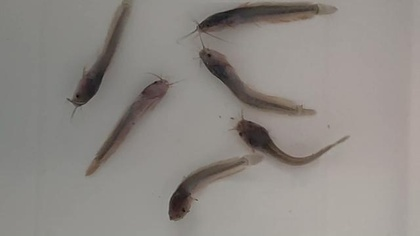
%> input picture Workshop-PengolahanCitradanVison/Test/rajih/imageprocessing-deteksiobject/o.jpg, 420 x 236 px, shrunk from 640 x 360 before the run
$ octave untitled.m   (GNU Octave 9; MATLAB toolbox functions it lacks are replaced by stand-ins)
%> lines starting %> are read from the running program, lines starting %| are printed output that depends on the picture; in (x1, y1, x2, y2) boxes, pixels count from 0 and x2, y2 are one past the last pixel; in counts of white or black regions, pixels touching at a corner belong together; the program's own positions count from 1
img = imread('o.jpg');
%> img is the input picture: size 236x420x3 uint8; mean R, G, B 142.2, 137.5, 133.2
grayscale = rgb2gray(img);
[M,N]=size(grayscale);
%> M = 236; N = 420
B_seg = zeros(M,N);
for k = 1 : M
   for l = 1 : N
     if grayscale(k,l)<120
         B_seg(k,l)=1;
      else
         B_seg(k,l)=0;
      end
   end
end
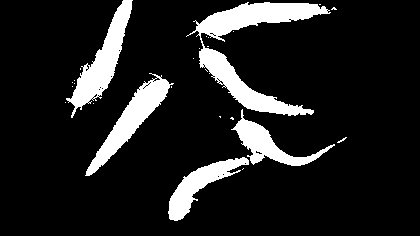
%> B_seg: size 236x420 double; values 0 (black) and 1 (white), 12.7% white; 26 white regions (21 under 20 px), largest, box (x1, y1, x2, y2) and area: (186, 2, 331, 116) 4578, (66, 0, 133, 118) 2385, (85, 73, 174, 176) 2250, (168, 157, 249, 221) 1682, (231, 109, 335, 166) 1588

subplot(1,4,1),imshow(img);
subplot(1,4,2),imshow(grayscale);
subplot(1,4,3),imhist(grayscale);
subplot(1,4,4),imshow(B_seg);
%> after `imshow(B_seg)`:
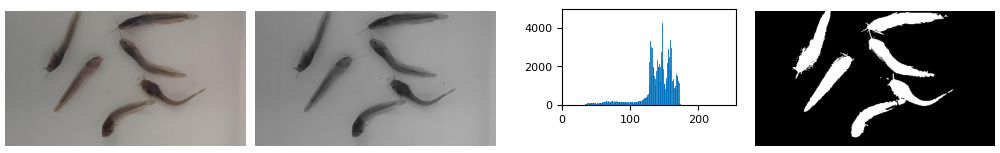
%> figure redrawn from the program's plot data, 4 panels

$ run again, with Workshop-PengolahanCitradanVison/Test/rajih/imageprocessing-deteksiobject/1.jpg copied over Workshop-PengolahanCitradanVison/Test/rajih/imageprocessing-deteksiobject/o.jpg
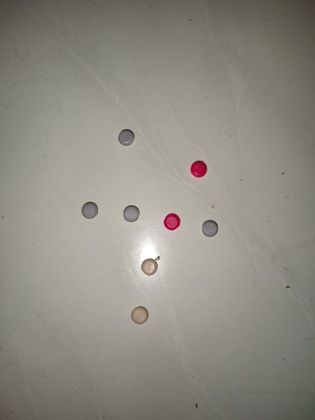
%> input picture Workshop-PengolahanCitradanVison/Test/rajih/imageprocessing-deteksiobject/1.jpg, 315 x 420 px, shrunk from 1200 x 1600 before the run
%> img is the input picture: size 420x315x3 uint8; mean R, G, B 142.9, 139.5, 129.5
%> after the loop `for k = 1 : M`:
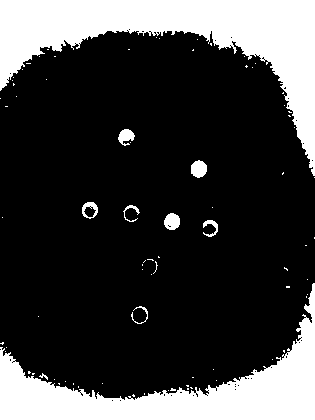
%> B_seg: size 420x315 double; values 0 (black) and 1 (white), 24% white; 80 white regions (70 under 20 px), largest, box (x1, y1, x2, y2) and area: (0, 0, 315, 176) 17471, (0, 283, 315, 420) 13112, (191, 160, 207, 178) 222
%> `imshow(B_seg)`:
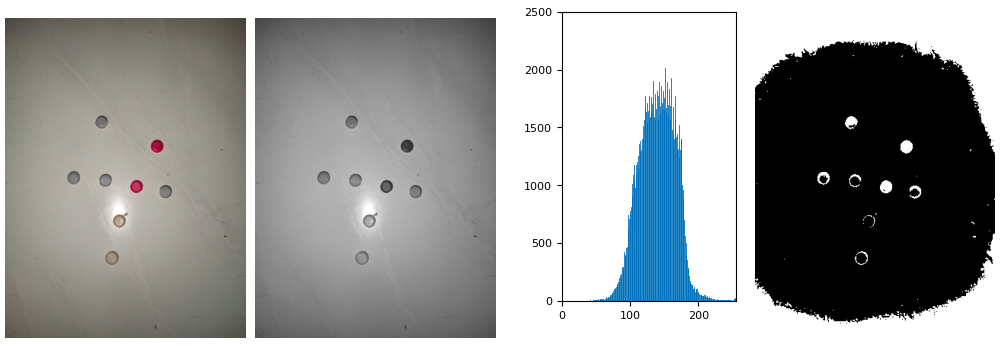
%> figure redrawn from the program's plot data, 4 panels

$ run again, with Workshop-PengolahanCitradanVison/Test/rajih/imageprocessing-deteksiobject/2.jpg copied over Workshop-PengolahanCitradanVison/Test/rajih/imageprocessing-deteksiobject/o.jpg
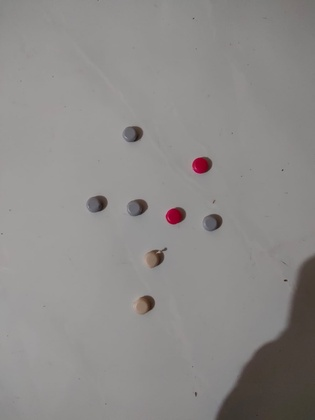
%> input picture Workshop-PengolahanCitradanVison/Test/rajih/imageprocessing-deteksiobject/2.jpg, 315 x 420 px, shrunk from 1200 x 1600 before the run
%> img is the input picture: size 420x315x3 uint8; mean R, G, B 141, 138.8, 136.9
%> after the loop `for k = 1 : M`:
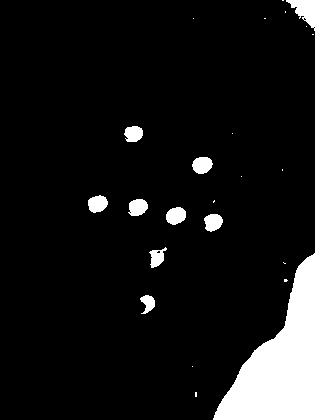
%> B_seg: size 420x315 double; values 0 (black) and 1 (white), 8.2% white; 24 white regions (14 under 20 px), largest, box (x1, y1, x2, y2) and area: (213, 253, 315, 420) 8436, (286, 0, 315, 31) 461, (166, 207, 186, 225) 277
%> `imshow(B_seg)`:
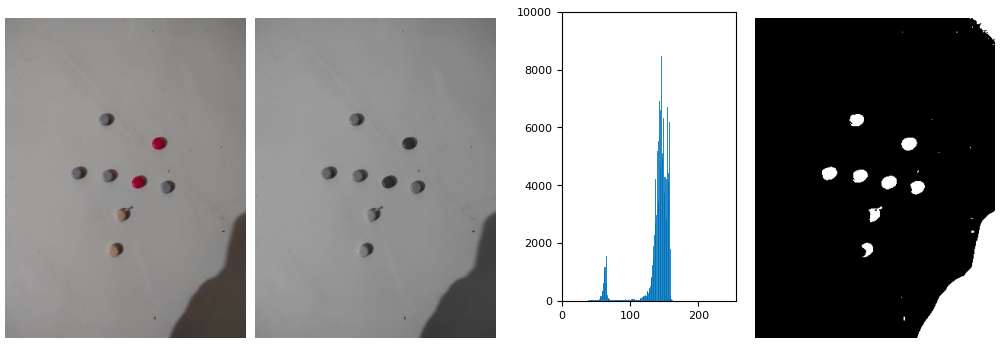
%> figure redrawn from the program's plot data, 4 panels
